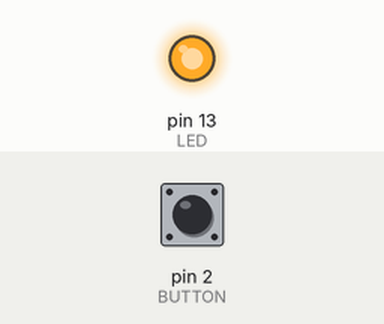
Bench run of a sketch on a simulated Arduino Uno, built with avr-gcc and run on an emulated ATmega328P. On the bench: output pins drawn as LEDs (lit = HIGH). Inputs (shaded band) come from the test bench; at power-on: pin 2 (BUTTON) LOW.

Above: at 1.2 s.
1.3 s: pin 2 (BUTTON) pulled HIGH for 0.15 s
At 1.37 s:
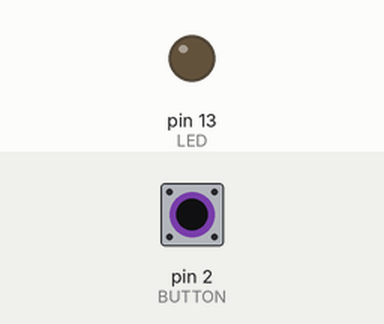
2.9 s: pin 2 (BUTTON) pulled HIGH for 3.2 s
At 6.5 s:
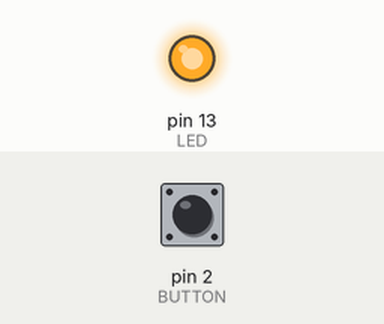
Timing chart, 0 to 8.0 s (numbered marks = the images above; inputs shaded):
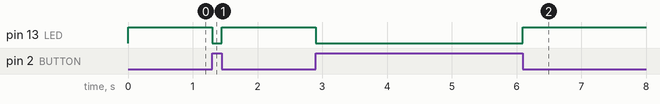

The sketch:

ButtonBasic.ino
```cpp
//  Turns the builtin LED in pin 13 off
//  if the button on pin 2 is pressed

const unsigned int BUTTON = 2;
const unsigned int LED = 13;
bool buttonState = LOW;
bool ledState = !buttonState;

void setup() {
  pinMode(BUTTON, INPUT);
  pinMode(LED, OUTPUT);
  digitalWrite(LED, ledState);
}

void loop() {
  buttonState = digitalRead(BUTTON);
  ledState = !buttonState;
  digitalWrite(LED, ledState);
}
```

Measured:
- after the input at 1.3 s, pin 13 (LED): HIGH → LOW at once, → HIGH 0.15 s later
- after the input at 2.9 s, pin 13 (LED): HIGH → LOW at once, → HIGH 3.2 s later
